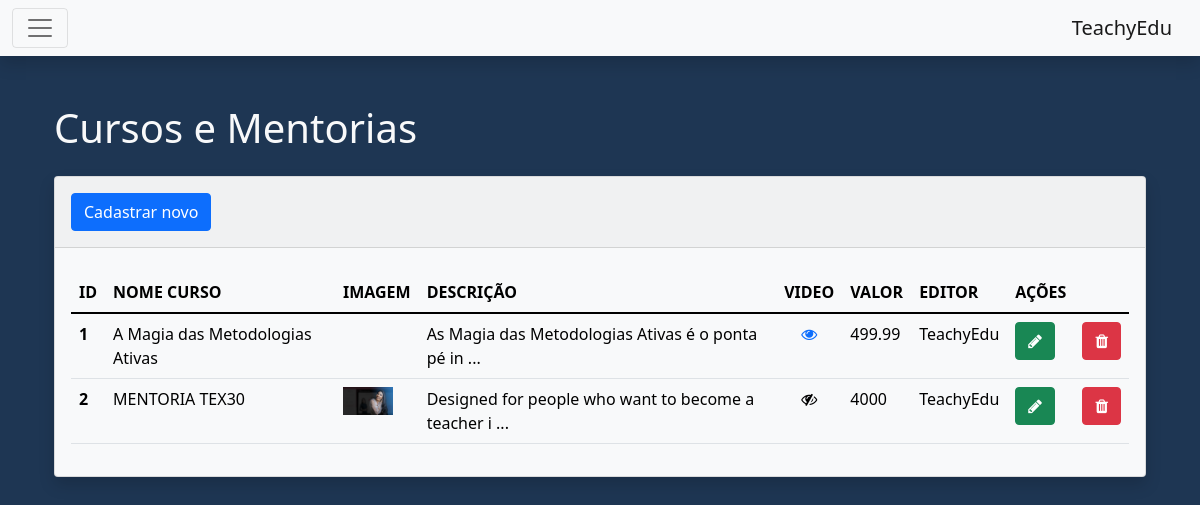
The app's page /app/view/dashboard/cursoMentoria/cursoMentoriaIndex.php (signed in) with its own data.
### tables this page shows
CREATE TABLE `cursosMentorias` (
  `idCursoMentoria` int NOT NULL,
  `tipoCursoMentoria` int NOT NULL,
  `imagemCursoMentoria` varchar(255) NOT NULL,
  `nomeCursoMentoria` varchar(255) NOT NULL,
  `descricaoCursoMentoria` text NOT NULL,
  `videoCursoMentoria` varchar(255) NOT NULL,
  `valorCursoMentoria` float NOT NULL,
  `autorCursoMentoria` int NOT NULL
);

CREATE TABLE `usuarios` (
  `idUsuario` int NOT NULL,
  `nomeUsuario` varchar(255) NOT NULL,
  `emailUsuario` varchar(45) NOT NULL,
  `senhaUsuario` varchar(255) DEFAULT NULL,
  `tipoUsuario` int NOT NULL,
  `tokenUsuario` varchar(45) NOT NULL,
  `validacaoTokenUsuario` tinyint NOT NULL,
  `validadeTokenUsuario` timestamp NOT NULL
);

### app/database/Connection.php (called while the page is built)
<?php
class Connection {
    private static $connection = null;
    public static function getConnection(): PDO {
        $host = "localhost";
        $db = "teachyedu";
        $charset = "utf8";
        $db_usuario = "joao";
        $db_senha = "root";
        $dsn = "mysql:host=$host;dbname=$db;charset=$charset";
        $options = [
            PDO::ATTR_ERRMODE => PDO::ERRMODE_EXCEPTION,
            PDO::ATTR_DEFAULT_FETCH_MODE, PDO::FETCH_ASSOC
        ];
        try {
            self::$connection = new PDO($dsn, $db_usuario, $db_senha, $options);
        } catch (PDOException $e) {
            print $e->getMessage();
        }
        return self::$connection;
    }
}

### app/model/dao/CursoMentoriaDAO.php (called while the page is built, shortened)
<?php
require __DIR__ . "/../../database/Connection.php";
class CursoMentoriaDAO {
    private $conn;
    function __construct() {
        $this->conn = Connection::getConnection();
    }
    public function consultarCursosMentoriasComEditor() {
        try {
            $sql = "SELECT c.*, u.nomeUsuario FROM cursosMentorias c, usuarios u WHERE u.idUsuario = c.autorCursoMentoria";
            $statement = $this->conn->prepare($sql);
            $statement->execute();
            $result = $statement->fetchAll(PDO::FETCH_ASSOC);
            return $result;
        } catch (Exception $e) {
            print($e->getMessage());
        }
    }
}

### app/view/dashboard/cursoMentoria/cursoMentoriaIndex.php (the view, shortened to what this page needs)
<?php
require_once "../../../model/dao/CursoMentoriaDAO.php";
$dao = new CursoMentoriaDAO();
$cursosMentorias = $dao->consultarCursosMentoriasComEditor();
?>
<!DOCTYPE html>
<html lang="pt-br">
<head>
    <link rel="stylesheet" href="https://cdnjs.cloudflare.com/ajax/libs/font-awesome/4.7.0/css/font-awesome.min.css" type="text/css">
    <link href="https://cdn.jsdelivr.net/npm/bootstrap@5.1.3/dist/css/bootstrap.min.css" rel="stylesheet">
    <link rel="stylesheet" href="../../../../public/css/style.css">
    <link href="https://cdn.jsdelivr.net/npm/boxicons@latest/css/boxicons.min.css" rel="stylesheet">
</head>
<body class="bodyFundo">
<?php include("../../includes/sidebarAdmin.php"); ?>
<div>
    <div class="py-5">
        <div class="container">
            <div class="d-flex flex-column">
                <div>
                    <div class="container-fluid">
                        <h1 class="text-light mb-4">Cursos e Mentorias</h1>
                        <div class="card text-light bg-light shadow">
                            <div class="card-header py-3">
                                <a class="btn btn-primary" href="FormCursoMentoria.php">Cadastrar novo</a>
                            </div>
                            <div class="card-body">
                                <div class="table-responsive table mt-2" id="dataTable" role="grid" aria-describedby="dataTable_info">
                                    <table class="table my-0 text-black" id="dataTable">
                                        <thead class="text-uppercase">
                                        <tr>
                                            <th scope="col">Id</th>
                                            <th scope="col">Nome curso</th>
                                            <th scope="col">Imagem</th>
                                            <th scope="col">Descrição</th>
                                            <th class="text-center" scope="col">Video</th>
                                            <th scope="col">Valor</th>
                                            <th scope="col">Editor</th>
                                            <th scope="col">Ações</th>
                                        </tr>
                                        </thead>
                                        <tbody>
                                        <?php foreach ($cursosMentorias as $cursoMentoria): ?>
                                            <tr class="mb-4">
                                                <th><?php echo $cursoMentoria['idCursoMentoria'] ?></th>
                                                <td><?php echo $cursoMentoria['nomeCursoMentoria'] ?></td>
                                                <td> <img src="../../../../public/images/curso/<?php echo $cursoMentoria['imagemCursoMentoria'] ?>" width="50px" alt=""></td>
                                                <td><?php echo substr($cursoMentoria['descricaoCursoMentoria'], 0, 50) ?> ...</td>
                                                <?php if ($cursoMentoria['videoCursoMentoria'] != null ):?>
                                                    <td class="text-center"><a href="<?php echo $cursoMentoria['videoCursoMentoria'] ?>" target="_blank"><i class="fa fa-eye" aria-hidden="true"></i></a></td>
                                                <?php else: ?>
                                                    <td class="text-center"><i class="fa fa-eye-slash" aria-hidden="true"></i></a></td>
                                                <?php endif;?>
                                                <td><?php echo $cursoMentoria['valorCursoMentoria'] ?></td>
                                                <td><?php echo $cursoMentoria['nomeUsuario'] ?></td>
                                                <td><a style="text-decoration: none" href="FormCursoMentoria.php?update_id=<?php echo $cursoMentoria['idCursoMentoria'] ?>" class=" btn btn-success btn fa fa-pencil"></a></td>
                                                <td><a style="text-decoration: none" data-toggle="modal" data-target="#modalCursoExcluir" id="<?php echo $cursoMentoria['idCursoMentoria'] ?>"
                                                       class="btn btn-danger fa fa-trash cursoMentoria_data"></a>
                                            </tr>
                                        <?php endforeach; ?>
                                    </table>
                                </div>
                            </div>
                        </div>
                    </div>
                </div>
            </div>
        </div>
    </div>
</div>
</body>
</html>

### app/view/includes/sidebarAdmin.php (shortened to what this page needs)
<nav class="navbar navbar-light bg-light shadow">
    <div class="container-fluid">
        <button class="navbar-toggler" type="button" data-bs-toggle="modal" data-bs-target="#exampleModal">
            <span class="navbar-toggler-icon"></span>
        </button>
        <a href="<?php echo BASE_URL . 'app/view/dashboard/indexDashboard.php'; ?>" class="navbar-brand mb-0 h1"> TeachyEdu</a>
    </div>
</nav>

### public/css/style.css (style rules this page uses)
.bodyFundo { background-color: #1e3653!important; }

### records on screen
cursosmentorias: idCursoMentoria "1", nomeCursoMentoria "A Magia das Metodologias Ativas", descricaoCursoMentoria "As Magia das Metodologias Ativas é o ponta pé in", valorCursoMentoria "499.99", autorCursoMentoria.nomeUsuario "TeachyEdu"
cursosmentorias: idCursoMentoria "2", nomeCursoMentoria "MENTORIA TEX30", imagemCursoMentoria (picture), descricaoCursoMentoria "Designed for people who want to become a teacher i", valorCursoMentoria "4000", autorCursoMentoria.nomeUsuario "TeachyEdu"
